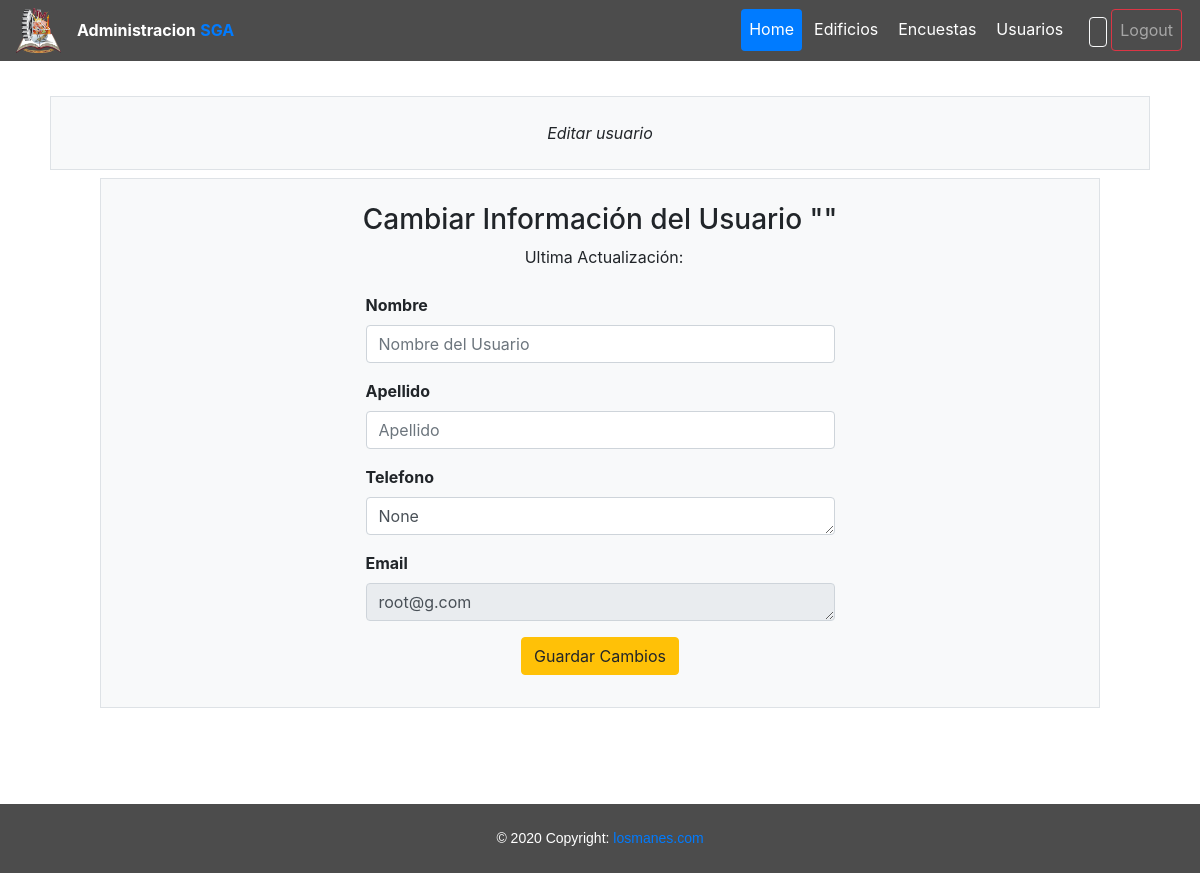
Before: /adminSGA/users/1/edit with the older database file.
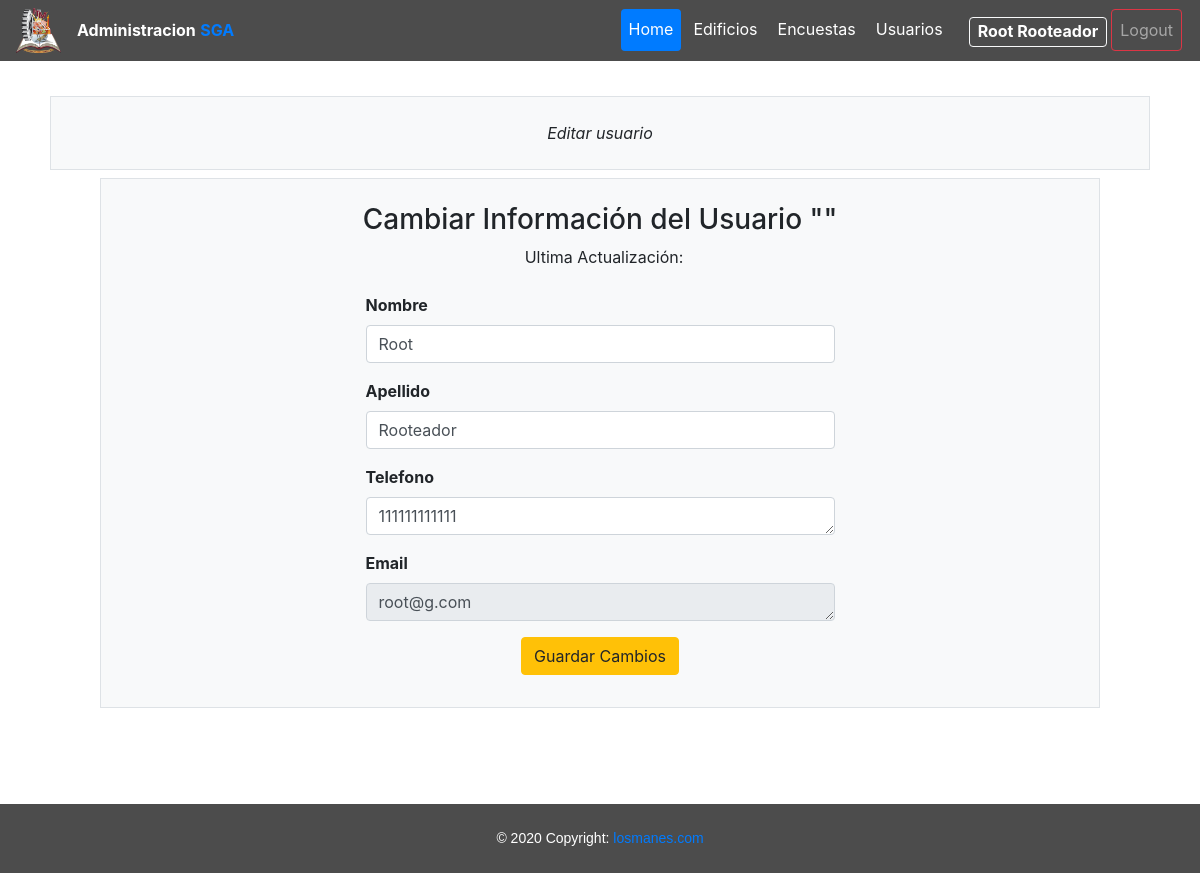
After: the same page with the newer database file.
### AulasTec/models.py (models this page shows)
class User(AbstractUser):
    pass
    celphone = models.CharField(max_length=12, null=True)
    created_at = models.DateTimeField(auto_now_add=True)
    updated_at = models.DateTimeField(auto_now_add=True)

### AulasTec/views.py (the view)
# urls.py: path("adminSGA/users/<str:id>/edit", views.adminSGA_editUser, name="adminSGA_EditUser"),
def adminSGA_editUser(request, id):
    if request.method == "POST":
        try:
            dataUser = User.objects.get(id=id)
            dataUser.first_name = request.POST["nombre"]
            dataUser.last_name = request.POST["apellido"]
            dataUser.celphone = request.POST["phone"]
            dataUser.save()
            return render(request, "adminSGA/edit_user.html", {
                "user": dataUser,
                "message": "Se Guardaron los Cambios!"
                })
        except Exception as e:
            dataUser = User.objects.get(id=id)
            return render(request, "adminSGA/edit_user.html", {
                "user": dataUser,
                "message": "A Ocurrido un Error al Intentar Guardar la Informacion, No se efectuaron Cambios!."
                })
    else:
        try:
            dataUser = User.objects.get(id=id)
        except Exception as e:
            return HttpResponse("NEL")
        return render(request, "adminSGA/edit_user.html", {
            "user": dataUser
            })

### AulasTec/templates/adminSGA/edit_user.html (shortened to what this page needs)
{% extends "adminSGA/layout.html" %}
{% load static %}
{% block body %}
	<div class="myFade" id="patients">
		<div class="container-fluid col-12 col-sm-11 bg-light border pt-3 pb-2 mt-5 text-center">
		    <p>
		    	<span class="font-italic">Editar usuario</span>
		    </p>
		</div>
		<div class="container col-10 bg-light border pt-4 pb-3 mt-2">
			<div class="text-center">
				<h3>Cambiar Información del Usuario "{{usuario}}"</h3>
				<div class="ml-2 mt-2">
					<label>Ultima Actualización: {{ usuario.updated_at|date:'M d Y, h:i' }}</label>
				</div>
				<div class="row justify-content-sm-center pt-3">
					<div class="col-12 col-sm-6">
	                    <form action="{% url 'adminSGA_EditUser' user.id %}" method="POST" autocomplete="off">
	                        <div class="form-group text-left">
	                        	<label class="font-weight-bold" for="nombre">Nombre</label>
	                            <input class="form-control" type="text" name="nombre" placeholder="Nombre del Usuario" value="{{user.first_name}}" required>
	                        </div>
                            <div class="form-group text-left">
	                        	<label class="font-weight-bold" for="apellido">Apellido</label>
	                            <input class="form-control" type="text" name="apellido" placeholder="Apellido" value="{{user.last_name}}" required>
	                        </div>
	                        <div class="form-group text-left">
	                        	<label class="font-weight-bold" for="phone">Telefono</label>
	                            <textarea class="form-control" rows="1" name="phone" required>{{user.celphone}}</textarea>
                            </div>
                            <div class="form-group text-left">
	                        	<label class="font-weight-bold" for="mail">Email</label>
	                            <textarea class="form-control" rows="1" name="mail" readonly>{{user.email}}</textarea>
	                        </div>
	                        <div class="form-group text-center">
	                            <input class="btn btn-warning" type="submit" value="Guardar Cambios">
	                        </div>
	                    </form>
	                </div>
                </div>
			</div>
		</div>
    </div>
    <br><br>
{% endblock %}

### AulasTec/templates/adminSGA/layout.html (shortened to what this page needs)
{% load static %}
<!DOCTYPE html>
<html lang="en">
    <head>
        <link href="{% static 'adminSGA/css/bootstrap.min.css' %}" rel="stylesheet">
        <link href="{% static 'adminSGA/css/myStyle.css' %}" rel="stylesheet">
        <link rel="stylesheet" href="{% static 'sga/map.css' %}">
    </head>
    <body id="myBody">
        <nav class="navbar navbar-expand-lg navbar-dark navbar-custom fixed-top">
          <a class="navbar-brand p-0">
            <img src="{% static 'adminSGA/img/Itmorelia.png' %}" width="45">
          </a>
          <div class="w-auto text-center">
            <span class="font-weight-bold text-white aling-middle">Administracion</span><br class="d-lg-none">
            <span class="font-weight-bold text-primary aling-middle">SGA</span>
          </div>
          <div class="collapse navbar-collapse" id="navbarTogglerDemo01">
            <div class="navbar-nav ml-auto text-center">
              <a id="btn-home" class="nav-item nav-link active rounded myBtn bg-primary" href="{% url 'adminSGA' %}">Home</a>
              {% if user.is_authenticated %}
                <a id="btn-patients" class="nav-item nav-link active rounded myBtn" href="{% url 'adminSGA_Edificios' %}">Edificios</a>
                <a id="btn-publications" id="btn-patients" class="nav-item nav-link active rounded rounded myBtn">Encuestas</a>
                <a id="btn-users" class="nav-item nav-link active rounded myBtn" href="{% url 'adminSGA_users' %}">Usuarios</a>
                <a id="btn-account" class="nav-link btn btn-outline-light myUser ml-3 mt-2 mb-1 pb-0" style="padding-top: 1px;"><strong>{{ user.first_name }} {{ user.last_name }}</strong></a>
                <a class="nav-item nav-link rounded myBtnOut btn btn-outline-danger" href="{% url 'logout' %}">Logout</a>
              {% else %}
                <a id="btn-login" class="nav-item nav-link rounded ml-1 text-white btn btn-outline-warning" href="{% url 'login' %}">Login</a>
              {% endif %}
            </div>
          </div>
        </nav>
        <br>
        <br>
        {% block body %}
        {% endblock %}
        <footer id="myFooter" class="pt-4 pb-4 mt-5">
          <div class="text-center">
              © 2020 Copyright: <a href="https://wwwwwwwww.jodi.org"> losmanes.com</a>
          </div>
        </footer>
    </body>
</html>

Changed rows visible on the page:
changed User "root@g.com": first_name (not shown) → "Root"; last_name (not shown) → "Rooteador"; nombre (not shown) → "Root"; apellido (not shown) → "Rooteador"; phone "None" → "111111111111"
